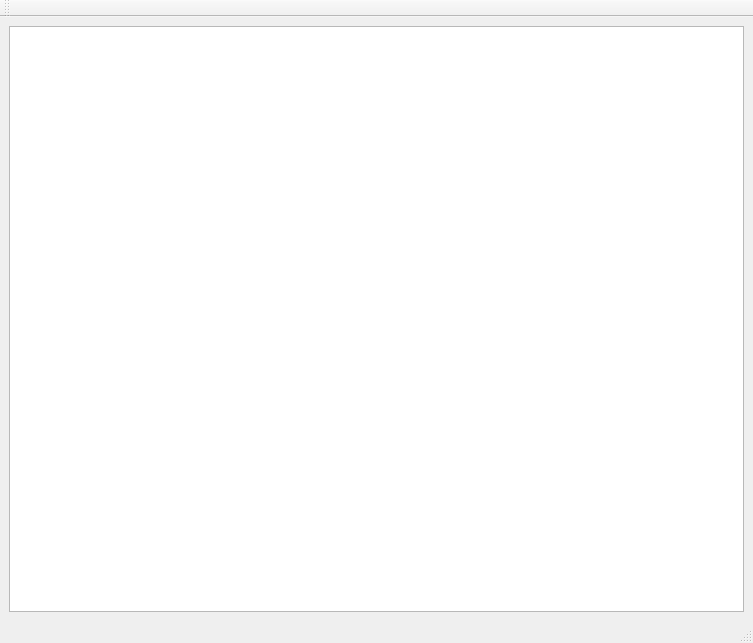
<?xml version="1.0" encoding="UTF-8"?>
<ui version="4.0">
 <class>MainWindow</class>
 <widget class="QMainWindow" name="MainWindow">
  <property name="geometry">
   <rect>
    <x>0</x>
    <y>0</y>
    <width>753</width>
    <height>643</height>
   </rect>
  </property>
  <property name="windowTitle">
   <string>Historico</string>
  </property>
  <widget class="QWidget" name="centralwidget">
   <property name="sizePolicy">
    <sizepolicy hsizetype="Preferred" vsizetype="Preferred">
     <horstretch>0</horstretch>
     <verstretch>0</verstretch>
    </sizepolicy>
   </property>
   <layout class="QGridLayout" name="gridLayout">
    <item row="1" column="0" colspan="2">
     <layout class="QVBoxLayout" name="graphLayout">
      <item>
       <widget class="QTableWidget" name="table"/>
      </item>
     </layout>
    </item>
   </layout>
  </widget>
  <widget class="QStatusBar" name="statusbar"/>
  <widget class="QToolBar" name="toolBar">
   <property name="windowTitle">
    <string>toolBar</string>
   </property>
   <attribute name="toolBarArea">
    <enum>TopToolBarArea</enum>
   </attribute>
   <attribute name="toolBarBreak">
    <bool>false</bool>
   </attribute>
  </widget>
  <action name="actionAjuda">
   <property name="text">
    <string>Ajuda</string>
   </property>
  </action>
  <action name="actionSobre">
   <property name="text">
    <string>Sobre</string>
   </property>
  </action>
 </widget>
 <resources/>
 <connections/>
</ui>
